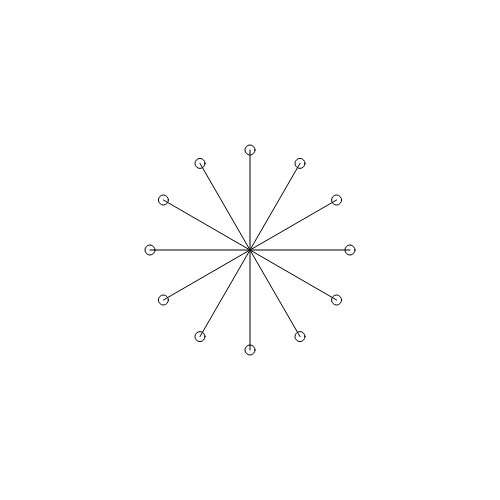
Frame 1 (no input)
Frame 60 (no input): identical to frame 1, image omitted
Frame 120 (the mouse pressed at the canvas centre since frame 60): identical to frame 1, image omitted

The p5.js sketch that drew this single still picture (run headless with seeded random() and noise() and a simulated clock; from frame 60 on, the mouse is pressed at the canvas centre):

// p5.js sketch
// ── sketch.js
let origenX, origenY;  //usaremos este para el centro
let radio; // radio de la elipse
let nElementos; 

function setup() {
  createCanvas(500, 500);
  origenX = width/2; //mitad del ancho del canvas
  origenY = height/2; //mitad del alto del canvas
  radio = 100; //incicializamos el radio, lo vamos a modificar despues
  nElementos = 12;
}

function draw() {
  background(255);
  for (let i = 0; i<nElementos; i++) {
    //Calculamos el angulo: en dividimos TWO_PI (360 grados) en la cantidad de elementos,
    //de esa manera quedarán distribuidos en forma equidistante ocupando el círculo completo
    //En cada vuelta el ángulo aumenta porque multiplicamos por i (que va 0,1,2,3,4,etc)
    //esto da resultado en 'radianes' (otra manera de medir ángulos). Ver https://es.wikipedia.org/wiki/Radian
    let angulo = (TWO_PI/nElementos) * i;

    //calculamos la posicion X e Y para cada elemento
    //esta es una formula que calcula la distancia respecto al origen, en X e Y
    //siempre sera: ORIGEN + COSENO(o SENO) del angulo del elemento respecto al origen, multiplicado por el Radio (que tan lejos) 
    let x = origenX + cos(angulo) * radio;
    let y = origenY + sin(angulo) * radio;

    ellipse(x, y, 10, 10);
    line(origenX, origenY, x, y);
  }
}

//Algo de interacción. Agregamos o borramos elementos
function keyPressed() {
  if (key=='+') {
    nElementos ++;
  }

  if (key=='-' && nElementos>1) { //no podemos dejar que llegue a 0, sino tendremos un crash
    nElementos --;
  }
}
